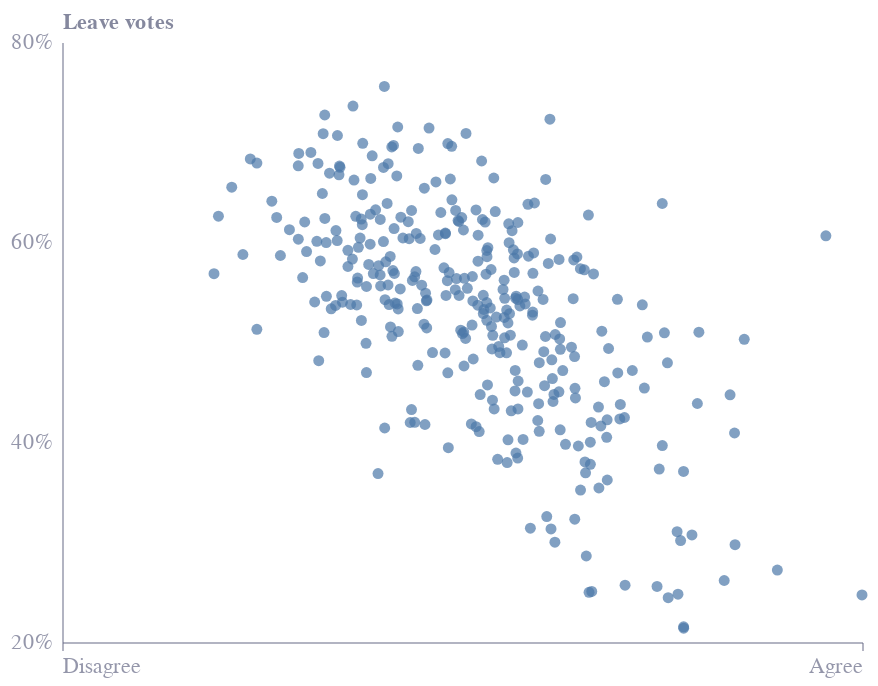

Notebook source saved alongside this figure:
### Code cell
# Plot figure 2a
fig2a = alt.Chart(fig2a_df).mark_circle().encode(
    x=alt.X('agree:Q',
            title='',
            scale=alt.Scale(domain=[0, 1]),
            axis=alt.Axis(
                values=[0,1],
                labelExpr='datum.value == 0 ? "Disagree" : "Agree"',
                grid=False
            )),
    y=alt.Y('leave_vote:Q',
            title='Leave votes',
            scale=alt.Scale(domain=[20,80]),
            axis=alt.Axis(
                labelExpr='datum.value + "%"',
                values=[20,40,60,80],
                grid=False
            )),
    tooltip=[
        alt.Tooltip('agree:Q', title='Level of Agreement', format='.2f'),
        alt.Tooltip('leave_vote:Q', title='Leave Vote (%)', format='.2f')
    ]
)
fig2a

### Figure 1 — Vega-Lite specification as saved in the notebook (floating-point values rounded to 4 significant figures; data arrays with more than 128 entries replaced by an {"elided": "..."} marker saying what was removed)
{"config": {"font": "Circular Std", "text": {"color": "#676A86", "align": "left", "baseline": "middle", "dx": 7, "dy": 0, "fontSize": 11}, "view": {"stroke": null, "continuousWidth": 400, "continuousHeight": 300, "discreteWidth": 400, "discreteHeight": 300}, "range": {"category": ["#36B7B4", "#E6224B", "#F4C245", "#0063AF", "#00A767", "#179FDB", "#EB5C2E"], "diverging": ["#E6224B", "#E54753", "#C9C9C9", "#179FDB", "#122B39"], "heatmap": ["#C9C9C9", "#179FDB", "#0063AF", "#122B39"], "ordinal": ["#00A767", "#36B7B4", "#179FDB", "#0063AF", "#243B5A"]}, "bar": {"color": "#179fdb"}, "line": {"color": "#e6224b"}, "rule": {"color": "#676A86"}, "area": {"opacity": 0.3}, "point": {"filled": true, "size": 80, "color": "#e6224b", "opacity": 0.95}, "geoshape": {"stroke": "white", "strokeWidth": 0.3}, "rect": {"fill": "#d6d4d4", "opacity": 0.3}, "axis": {"labelColor": "#676A86", "labelFontSize": 11, "labelFont": "Circular Std", "labelOpacity": 0.7, "tickColor": "#676A86", "tickOpacity": 0.5, "domainColor": "#676A86", "domainOpacity": 0.5, "gridColor": "#676A86", "gridDash": [2, 2], "gridOpacity": 0.5, "title": null, "titleColor": "#676A86", "titleOpacity": 0.8, "tickSize": 4}, "axisXDiscrete": {"grid": false, "labelAngle": 0, "tickCount": 10, "tickOpacity": 0.5, "title": null}, "axisYDiscrete": {"ticks": false, "labelPadding": 5}, "axisXTemporal": {"grid": false, "ticks": true}, "axisXQuantitative": {"grid": true}, "axisYQuantitative": {"gridColor": "#676A86", "gridDash": [1, 5], "gridOpacity": 0.5, "ticks": false, "labelPadding": 5, "tickCount": 8, "titleAngle": 0, "titleAlign": "left", "titleBaseline": "bottom", "titleX": 0, "titleY": -5}, "title": {"color": "#676A86E6", "subtitleColor": "#676A86", "font": "Circular Std", "subtitleFont": "Circular Std", "anchor": "start", "fontSize": 14, "subtitleFontSize": 12, "subtitlePadding": 4, "offset": 0, "frame": "group"}, "legend": {"titleColor": "#122b39", "title": null, "labelColor": "#122b39", "labelFontSize": 11}}, "data": {"name": "data-5efc64d365b4b758b0074dd36fbb3f19"}, "mark": {"type": "circle"}, "encoding": {"tooltip": [{"field": "agree", "format": ".2f", "title": "Level of Agreement", "type": "quantitative"}, {"field": "leave_vote", "format": ".2f", "title": "Leave Vote (%)", "type": "quantitative"}], "x": {"axis": {"grid": false, "labelExpr": "datum.value == 0 ? \"Disagree\" : \"Agree\"", "values": [0, 1]}, "field": "agree", "scale": {"domain": [0, 1]}, "title": "", "type": "quantitative"}, "y": {"axis": {"grid": false, "labelExpr": "datum.value + \"%\"", "values": [20, 40, 60, 80]}, "field": "leave_vote", "scale": {"domain": [20, 80]}, "title": "Leave votes", "type": "quantitative"}}, "$schema": "https://vega.github.io/schema/vega-lite/v6.1.0.json", "datasets": {"data-5efc64d365b4b758b0074dd36fbb3f19": {"elided": "333 records"}}}
